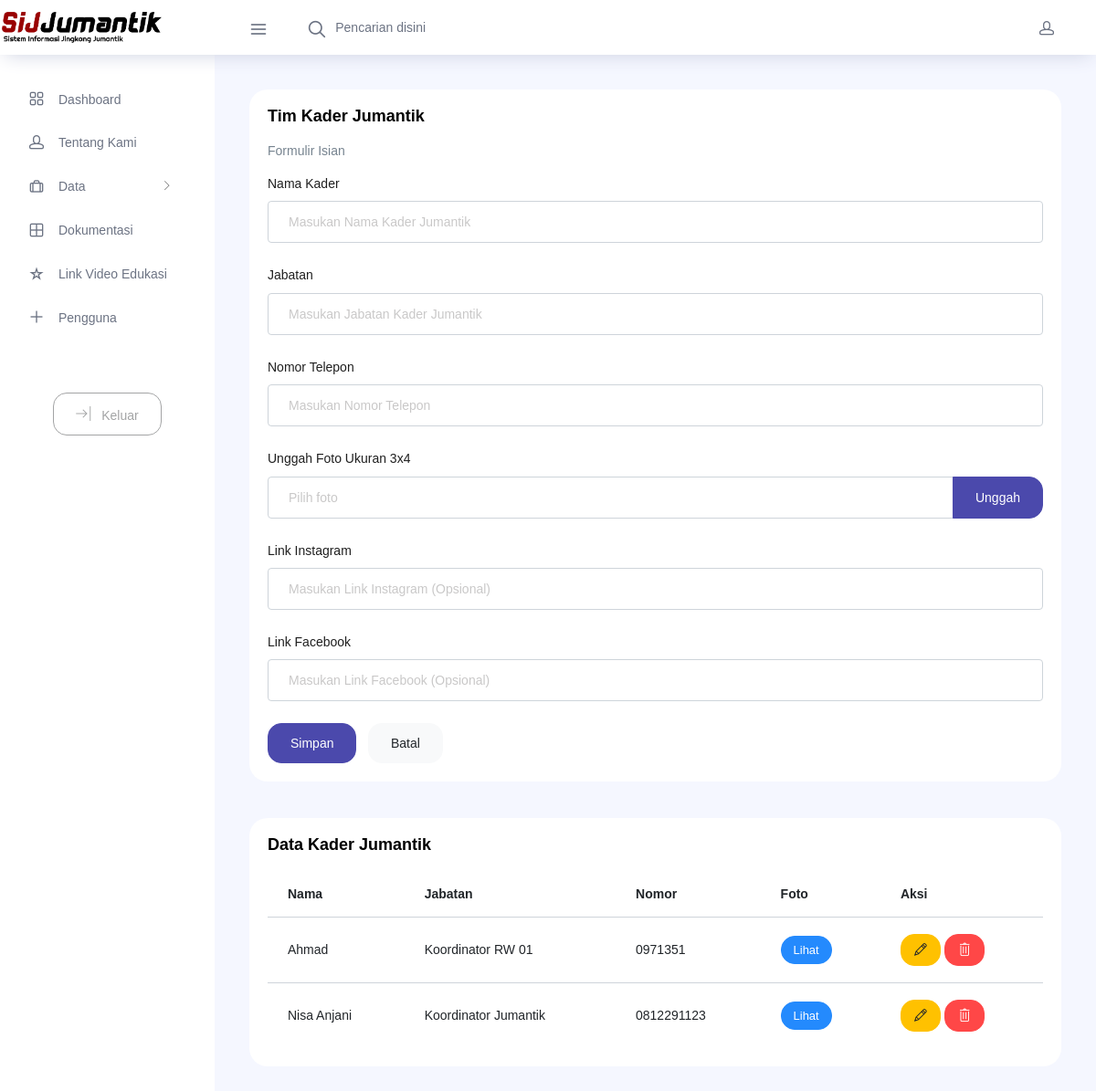
Screenshot of /admin/tim.php (signed in) with the database file from the repository.
### tables this page shows
CREATE TABLE `tb_tim` (
  `id_tim` int NOT NULL,
  `nama` varchar(100) DEFAULT NULL,
  `jabatan` varchar(100) DEFAULT NULL,
  `nomor` varchar(30) DEFAULT NULL,
  `foto` text,
  `link_ig` text,
  `link_fb` text
);

### admin/tim.php (the view, shortened to what this page needs)
<?php
include 'include/config.php';
$edit = null;
$data = mysqli_query($conn, "SELECT * FROM tb_tim ORDER BY id_tim DESC");
?>
<?php include 'include/header.php'; ?>
<div class="main-panel">
  <div class="content-wrapper">
    <div class="row">
      <div class="col-md-12 grid-margin stretch-card">
        <div class="card">
          <div class="card-body">
            <h4 class="card-title">Tim Kader Jumantik</h4>
            <p class="card-description">Formulir Isian</p>
            <form method="POST" enctype="multipart/form-data">
              <div class="form-group">
                <label>Nama Kader</label>
                <input type="text" class="form-control" name="nama"
                  value="<?= $edit['nama'] ?? '' ?>" placeholder="Masukan Nama Kader Jumantik" required>
              </div>
              <div class="form-group">
                <label>Jabatan</label>
                <input type="text" class="form-control" name="jabatan"
                  value="<?= $edit['jabatan'] ?? '' ?>" placeholder="Masukan Jabatan Kader Jumantik" required>
              </div>
              <div class="form-group">
                <label>Nomor Telepon</label>
                <input type="text" class="form-control" name="nomor"
                  value="<?= $edit['nomor'] ?? '' ?>" placeholder="Masukan Nomor Telepon" required>
              </div>
              <div class="form-group">
                <label>Unggah Foto Ukuran 3x4</label>
                <div class="input-group">
                  <input type="text" class="form-control file-upload-info" disabled placeholder="Pilih foto">
                  <span class="input-group-append">
                    <button type="button" class="file-upload-browse btn btn-primary">Unggah</button>
                  </span>
                </div>
              </div>
              <div class="form-group">
                <label>Link Instagram</label>
                <input type="text" class="form-control" name="link_ig"
                  value="<?= $edit['link_ig'] ?? '' ?>" placeholder="Masukan Link Instagram (Opsional)">
              </div>
              <div class="form-group">
                <label>Link Facebook</label>
                <input type="text" class="form-control" name="link_fb"
                  value="<?= $edit['link_fb'] ?? '' ?>" placeholder="Masukan Link Facebook (Opsional)">
              </div>
              <?php if ($edit): ?>
                <button type="submit" name="update" class="btn btn-warning mr-2">Perbarui</button>
                <a href="tim.php" class="btn btn-light">Batal</a>
              <?php else: ?>
                <button type="submit" name="simpan" class="btn btn-primary mr-2">Simpan</button>
                <button type="reset" class="btn btn-light">Batal</button>
              <?php endif; ?>
            </form>
          </div>
        </div>
      </div>
    </div>
    <div class="row">
      <div class="col-lg-12 grid-margin stretch-card">
        <div class="card">
          <div class="card-body">
            <h4 class="card-title">Data Kader Jumantik</h4>
            <div class="table-responsive">
              <table class="table table-hover">
                <thead>
                  <tr>
                    <th>Nama</th>
                    <th>Jabatan</th>
                    <th>Nomor</th>
                    <th>Foto</th>
                    <th>Aksi</th>
                  </tr>
                </thead>
              <tbody>
                <?php while ($r = mysqli_fetch_assoc($data)): ?>
                <tr>
                  <td><?= $r['nama'] ?></td>
                  <td><?= $r['jabatan'] ?></td>
                  <td><?= $r['nomor'] ?></td>
                  <td>
                    <?php if ($r['foto']): ?>
                      <a href="../uploads/<?= $r['foto'] ?>" target="_blank" class="btn btn-sm btn-info">Lihat</a>
                    <?php else: ?>
                      -
                    <?php endif; ?>
                  </td>
                  <td>
                    <a href="tim.php?edit=<?= $r['id_tim'] ?>" class="btn btn-sm btn-warning">
                      <i class="ti-pencil"></i>
                    </a>
                    <a href="tim.php?hapus=<?= $r['id_tim'] ?>"
                      class="btn btn-sm btn-danger"
                      onclick="return confirm('Hapus data ini?')">
                      <i class="ti-trash"></i>
                    </a>
                  </td>
                </tr>
                <?php endwhile; ?>
              </tbody>
            </table>
          </div>
        </div>
      </div>
    </div>
  </div>
  </div>
</div>
<?php include 'include/footer.php'; ?>

### rows the page displays
tb_tim: nama "Ahmad", jabatan "Koordinator RW 01", nomor "0971351"
tb_tim: nama "Nisa Anjani", jabatan "Koordinator Jumantik", nomor "0812291123"
